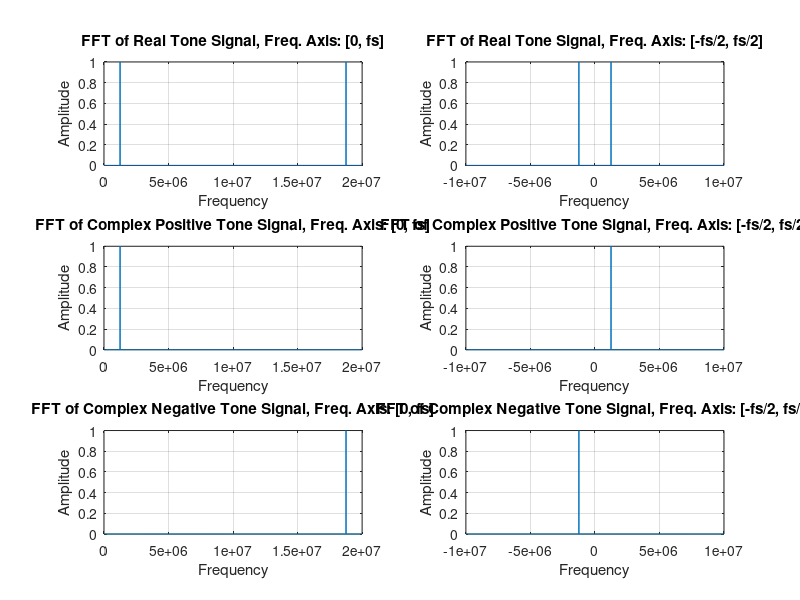

MATLAB code to generate this figure:
% Turker's notebook on FFT
%
% Turker Dolapci
% 2024.05.29
%
clear all 	% clears everything in workspace
close all	% closes if there is something (e.g. figures)
clc 		% clears command window
fs= 20*1e6; %sampling rate

numsamp=4000;%number of samples to be generated
t= (0:(1/fs):((numsamp-1)/fs)).'; %time vector

%t_dur= 2*1e-4; %time length of the signal
%t= (0:(1/fs):t_dur).'; %time vector

fftlen=length(t); %length of fft, equal to number of samples for full resolution
df=fs/fftlen; %frequency resolution of fft

faxis=(0:df:(fs-df)).'; %frequency values of fft outputs, 0 to fs

%fc= 4e6; % frequency of the signal to be generated
fc= faxis(250); % frequency of the signal to be generated

real_tone= exp(j*2*pi*fc*t)+exp(-j*2*pi*fc*t); %cos(2*pi*fc*t) (LEARN EULER'S FORMULA)
fftof_real_tone=abs(fft(real_tone,fftlen))/fftlen;

figure;
subplot(3,2,1)
plot(faxis,fftof_real_tone)
title('FFT of Real Tone Signal, Freq. Axis: [0, fs/2]')
ylabel('Amplitude')
xlabel('Frequency')
xlim([0,fs/2])
grid on;
pause;
title('FFT of Real Tone Signal, Freq. Axis: [0, fs]')
xlim([0,fs])
grid on;
pause;

complex_tone_pos= exp(j*2*pi*fc*t);
fftof_complex_tone_pos=abs(fft(complex_tone_pos,fftlen))/fftlen;

subplot(3,2,3)
plot(faxis,fftof_complex_tone_pos)
title('FFT of Complex Positive Tone Signal, Freq. Axis: [0, fs]')
ylabel('Amplitude')
xlabel('Frequency')
grid on;
pause;

complex_tone_neg= exp(-j*2*pi*fc*t);
fftof_complex_tone_neg=abs(fft(complex_tone_neg,fftlen))/fftlen;

subplot(3,2,5)
plot(faxis,fftof_complex_tone_neg)
title('FFT of Complex Negative Tone Signal, Freq. Axis: [0, fs]')
ylabel('Amplitude')
xlabel('Frequency')
grid on;
pause;

%% FFTSHIFT
a_oddnumel=1:5 %random vector, odd number of elements
fftshift_a_oddnumel=fftshift(a_oddnumel) %see what happens with fftshift
pause;

b_evennumel=1:6 %random vector, even number of elements
fftshift_b_evennumel=fftshift(b_evennumel) %see what happens with fftshift

faxis_shifted= (((-fs/2):df:((fs/2)-df)) + (mod(fftlen,2)*df)/2).'; %frequency values of fft outputs, -0.5fs to 0.5fs
fftof_real_tone_shifted=fftshift(fftof_real_tone);
fftof_complex_tone_pos_shifted=fftshift(fftof_complex_tone_pos);
fftof_complex_tone_neg_shifted=fftshift(fftof_complex_tone_neg);

subplot(3,2,2)
plot(faxis_shifted,fftof_real_tone_shifted)
title('FFT of Real Tone Signal, Freq. Axis: [-fs/2, fs/2]')
ylabel('Amplitude')
xlabel('Frequency')
grid on;
pause;

subplot(3,2,4)
plot(faxis_shifted,fftof_complex_tone_pos_shifted)
title('FFT of Complex Positive Tone Signal, Freq. Axis: [-fs/2, fs/2]')
ylabel('Amplitude')
xlabel('Frequency')
grid on;
pause;

subplot(3,2,6)
plot(faxis_shifted,fftof_complex_tone_neg_shifted)
title('FFT of Complex Negative Tone Signal, Freq. Axis: [-fs/2, fs/2]')
ylabel('Amplitude')
xlabel('Frequency')
grid on;

%I always prefer to plot the spectrum by using fftshift
%It is sometimes confusing to understand whether it is shifted or not
% x is the signal to be analyzed and sampling rate is fs
% fftlen=length(x); %number of fft bins for full resolution
% fft_x=abs(fftshift(fft(x,fftlen)))/fftlen; %magnitude of the fft of x
% fft_x_dBscale=20*log10(fft_x); %magnitude of the fft of x in dB scale
% df=fs/fftlen; %frequency resolution (frequency bin width)
% freqaxis= (((-fs/2):df:((fs/2)-df)) + (mod(fftlen,2)*df)/2).'; %frequency axis
